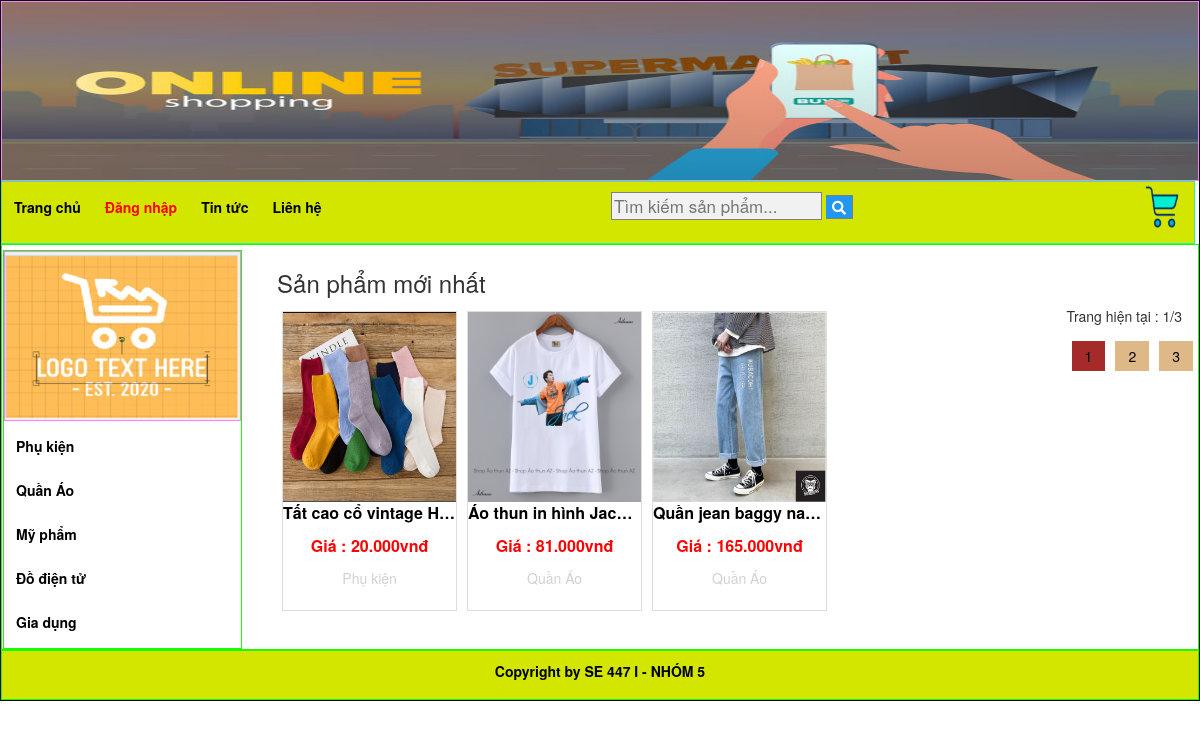
The page / on the database its author committed.
### tables this page shows
CREATE TABLE `danhmuc` (
  `id_danhmuc` int(11) NOT NULL,
  `tendanhmuc` varchar(100) NOT NULL,
  `thutu` int(11) NOT NULL
);

CREATE TABLE `sanpham` (
  `id_sanpham` int(11) NOT NULL,
  `tensanpham` varchar(250) NOT NULL,
  `masp` varchar(100) NOT NULL,
  `giasp` varchar(50) NOT NULL,
  `soluong` int(11) NOT NULL,
  `hinhanh` varchar(50) NOT NULL,
  `tomtat` text NOT NULL,
  `noidung` text NOT NULL,
  `tinhtrang` int(11) NOT NULL,
  `id_danhmuc` int(11) NOT NULL
);

### pages/main/index.php (the view, shortened to what this page needs)
<?php
	if(isset($_GET['trang'])){
		$page = $_GET['trang'];
	}else{
		$page = 1;
	}
	if($page == '' || $page == 1){
		$begin = 0;
	}else{
		$begin = ($page*3)-3;
	}
	$sql_pro = "SELECT * FROM sanpham,danhmuc WHERE sanpham.id_danhmuc=danhmuc.id_danhmuc ORDER BY sanpham.id_sanpham DESC LIMIT $begin,3";
	$query_pro = mysqli_query($mysqli,$sql_pro);
?>
<h3>Sản phẩm mới nhất</h3>
				<ul class="product_list">
					<?php
					while($row = mysqli_fetch_array($query_pro)){
					?>
					<li>
						<a href="index.php?quanly=sanpham&id=<?php echo $row['id_sanpham'] ?>">
							<img src="admincp/modules/quanlysp/uploads/<?php echo $row['hinhanh'] ?>">
							<p class="title_product"><?php echo $row['tensanpham'] ?></p>
							<p class="price_product">Giá : <?php echo number_format($row['giasp'],0,',','.').'vnđ' ?></p>
							<p style="text-align: center;color:#d1d1d1"><?php echo $row['tendanhmuc'] ?></p>
						</a>
					</li>
					<?php
					}
					?>
				</ul>
				<?php
				$sql_trang = mysqli_query($mysqli,"SELECT * FROM sanpham");
				$row_count = mysqli_num_rows($sql_trang);
				$trang = ceil($row_count/3);
				?>
				<ul class="list_trang">
					<p>Trang hiện tại : <?php echo $page ?>/<?php echo $trang ?> </p>
					<?php
					for($i=1;$i<=$trang;$i++){
					?>
						<li <?php if($i==$page){echo 'style="background: brown;"';}else{ echo ''; }  ?>><a href="index.php?trang=<?php echo $i ?>"><?php echo $i ?></a></li>
					<?php
					}
					?>
				</ul>

### index.php (shortened to what this page needs)
<!DOCTYPE html>
<html lang="en">
<head>
	<link rel="stylesheet" type="text/css" href="css/style.css">
	<link rel="stylesheet" href="https://maxcdn.bootstrapcdn.com/bootstrap/3.3.7/css/bootstrap.min.css">
	<link rel="stylesheet" href="https://cdnjs.cloudflare.com/ajax/libs/font-awesome/5.15.1/css/all.min.css" />
</head>
<body>
	<div class="wrapper">
		<?php
			include("pages/header.php");
			include("pages/menu.php");
			include("pages/main.php");
			include("pages/footer.php");
		?>
	</div>
</body>
</html>

### pages/header.php
<div class="header"></div>

### pages/menu.php (shortened to what this page needs)
<div class="menu">
			<ul class="list_menu">
				<li><a href="index.php">Trang chủ</a></li>
				<?php
				if(isset($_SESSION['dangky'])){
				?>
				<li><a href="index.php?dangxuat=1" style="color:red">Đăng xuất</a></li>
				<li><a href="index.php?quanly=thaydoimatkhau">Thay đổi mật khẩu</a></li>
				<li><a href="index.php?quanly=lichsu">Lịch sử mua hàng</a></li>
				<?php
				}else{
				?>
				<li><a href="index.php?quanly=dangnhap" style="color:red">Đăng nhập</a></li>
				<?php
				}
				?>
				<li><a href="index.php?quanly=tintuc">Tin tức</a></li>
				<li><a href="index.php?quanly=lienhe">Liên hệ</a></li>
				<li style="float: right">
					<a href="index.php?quanly=giohang" class="cart">
				</a>
				</li>
			</ul>
			<p>
				<form class="example" action="index.php?quanly=timkiem" method="POST">
					<input type="text" placeholder="Tìm kiếm sản phẩm..." name="tukhoa">
					<button type="submit" name="timkiem" ><i class="fa fa-search"></i></button>
				</form>
			</p>
		</div>

### pages/main.php
<div id="main">
			<?php
			include("sidebar/sidebar.php");
			?>
			<div class="maincontent">
				<?php
				if(isset($_GET['quanly'])){
					$tam = $_GET['quanly'];
				}else{
					$tam = '';
				}
				if($tam=='danhmucsanpham'){
					include("main/danhmuc.php");
				}elseif($tam=='giohang'){
					include("main/giohang.php");
				}elseif($tam=='tintuc'){
					include("main/tintuc.php");
				}elseif($tam=='lienhe'){
					include("main/lienhe.php");
				}elseif($tam=='sanpham'){
					include("main/sanpham.php");
				}elseif($tam=='dangky'){
					include("main/dangky.php");
				}elseif($tam=='thanhtoan'){
					include("main/thanhtoan.php");
				}elseif($tam=='muahang'){
					include("main/muahang.php");
				}elseif($tam=='dangnhap'){
					include("main/dangnhap.php");
				}elseif($tam=='timkiem'){
					include("main/timkiem.php");
				}elseif($tam=='camon'){
					include("main/camon.php");
				}elseif($tam=='thaydoimatkhau'){
					include("main/thaydoimatkhau.php");
				}elseif($tam=='lichsu'){
					include("main/lichsumuahang.php");
				}elseif($tam=='chitietls'){
					include("main/chitietls.php");
				}else{
					include("main/index.php");
				}
				?>
			</div>
		</div>

### pages/sidebar/sidebar.php
<div class="sidebar">
				<div class="logo"></div>
				<ul class="list_sidebar">
					<?php
						$sql_danhmuc = "SELECT * FROM danhmuc ORDER BY id_danhmuc DESC";
						$query_danhmuc = mysqli_query($mysqli,$sql_danhmuc);
						while($row = mysqli_fetch_array($query_danhmuc)){
					?>
					<li><a href="index.php?quanly=danhmucsanpham&id=<?php echo $row['id_danhmuc'] ?>"><?php echo $row['tendanhmuc'] ?></a></li>
					<?php
					}
					?>
				</ul>
			</div>

### pages/footer.php (shortened to what this page needs)
<div class="footer">
	<p class="footer_copyright">Copyright by SE 447 I - NHÓM 5</p>
</div>

### css/style.css (style rules this page uses)
.logo { background-image: url("../images/logo.png"); background-repeat: no-repeat; background-size: 100% 100%; border:1px solid #ff80ff; height: 170px; }
.wrapper { border:1px solid #000; height: auto; width: 100%; margin:0 auto; }
.header { background-image: url("../images/banner1.jpg"); background-repeat: no-repeat; background-size: 100% 180px; border:1px solid #ff80ff; height: 180px; }
.menu { border:1px solid #1aff8c; width: 99.70%; background: #d3e600; text-align: center; }
.menu .cart { background: url('../images/cart-icon (1).png'); background-position: left center; background-repeat: no-repeat; padding: 20px; background-size: 40px 50px; }
ul.list_menu { padding: 0; margin: 0; border: 1px solid #; list-style: none; margin: 0 auto; line-height: 27px; }
ul.list_menu li a { text-decoration: none; text-align: center; color: black; font-weight: bold; }
ul.list_menu li { float: left; margin: 7px; padding: 5px; }
#main { border:1px solid #15ff00; overflow: hidden; width: 100%; }
.sidebar { border:1px solid #15ff00; height: 100%; width: 20%; margin-top:5px; margin-left:1px; float: left; }
ul.list_sidebar { padding: 0; margin: 0; width: 100%; border: 1px solid #; list-style: none; line-height: 27px; }
ul.list_sidebar li a { text-decoration: none; text-align: left; color: black; display: block; font-weight: bold; }
ul.list_sidebar li { margin: 7px; padding: 5px; }
.maincontent { height: auto; width: 77%; margin-top:5px; float: right; }
ul.product_list { padding: 0; margin: 0; list-style: none; width: 100%; }
ul.product_list li img { height: 190px; }
ul.product_list li { width: 19%; border: 1px solid #ddd; margin: 5px; float: left; height: 300px; }
ul.product_list li a { text-decoration: none; }
ul.product_list li img { width: 100%; }
p.price_product { text-align: center; color: red; font-size: 16px; font-weight: bold; }
p.title_product { text-align: center; color: #000; font-size: 16px; font-weight: bold; white-space: nowrap; overflow: hidden; text-overflow: ellipsis; }
.footer { font-weight: bold; border:1px solid #15ff00; height: 50px; background: #d3e600; padding: 10px; }
p.footer_copyright { text-align: center; color: #000; }
form.example input[type=text] { font-size: 17px; border: 1px solid grey; background: #f1f1f1; }
form.example button { background: #2196F3; color: white; border: 1px solid grey; border-left: none; cursor: pointer; }
form.example::after { content: ""; clear: both; display: table; }

### pages/main/index.php (style rules this page uses)
ul.list_trang { padding: 0; margin: 0; list-style: none; float: right; }
ul.list_trang li { float: left; padding: 5px 13px; margin: 5px; background: burlywood; display: block; }
ul.list_trang li a { color: #000; text-align: center; text-decoration: none; }

### rows shown on the page
danhmuc: tendanhmuc "Phụ kiện"
danhmuc: tendanhmuc "Quần Áo"
danhmuc: tendanhmuc "Mỹ phẩm"
danhmuc: tendanhmuc "Đồ điện tử"
danhmuc: tendanhmuc "Gia dụng"
sanpham: hinhanh (picture), tensanpham "Tất cao cổ vintage H…", giasp "20.000", id_danhmuc.tendanhmuc "Phụ kiện"
sanpham: hinhanh (picture), tensanpham "Áo thun in hình Jac…", giasp "81.000", id_danhmuc.tendanhmuc "Quần Áo"
sanpham: hinhanh (picture), tensanpham "Quần jean baggy na…", giasp "165.000", id_danhmuc.tendanhmuc "Quần Áo"

### other values the page prints
$page "1"
$trang "3"
